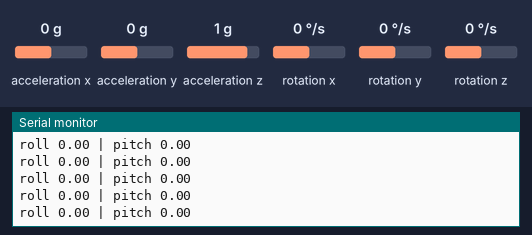
The sketch below on a simulated Arduino Uno, built with avr-gcc and run on an emulated ATmega328P. On the bench: the last lines printed to the serial monitor. Wiring (inferred from the names in the program): MPU-6050 motion sensor at I2C address 0x68. The inputs (shaded band) are chosen by the test bench; at power-on: acceleration x 0 g, acceleration y 0 g, acceleration z 1 g, rotation x 0 °/s, rotation y 0 °/s, rotation z 0 °/s.

Above: at 1.6 s.
1.7 s: acceleration x set to 0.8 g
At 2.5 s:
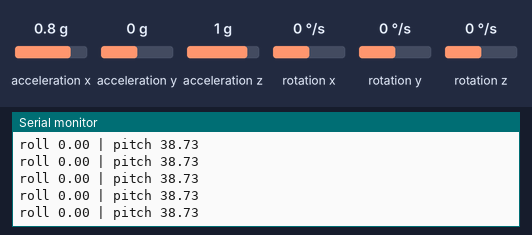
4.7 s: acceleration y set to -1.4 g
At 5.4 s:
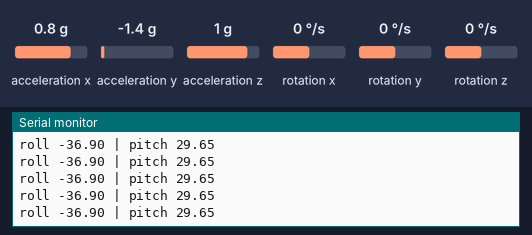
7.7 s: acceleration y set to 0.8 g
At 8.5 s:
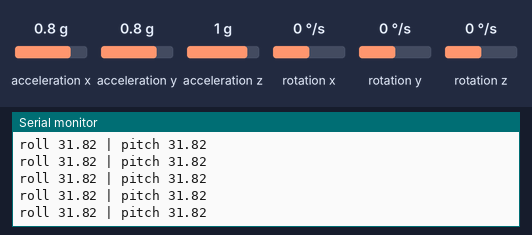
10.7 s: acceleration y set to -0.8 g
At 11.3 s:
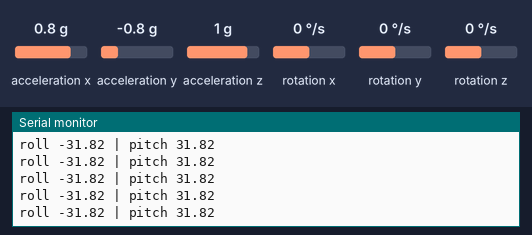
13.7 s: acceleration x set to -1.4 g
At 14.8 s:
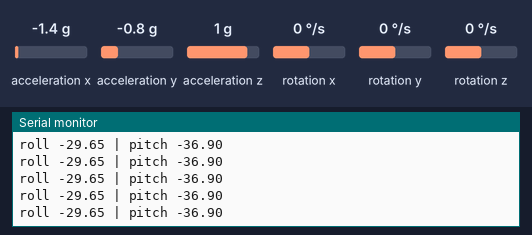
Timing chart, 0 to 16.7 s (numbered marks = the images above; inputs shaded):
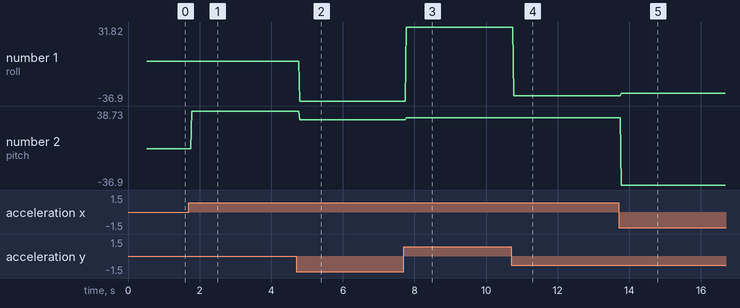

Measured:
- after the input at 1.7 s, the serial monitor: prints a new line after 0.08 s (image 1)
- after the input at 4.7 s, the serial monitor: prints a new line after 0.09 s (image 2)
- after the input at 7.7 s, the serial monitor: prints a new line after 0.07 s (image 3)
- after the input at 10.7 s, the serial monitor: prints a new line after 0.07 s (image 4)
- after the input at 13.7 s, the serial monitor: prints a new line after 0.07 s (image 5)
- plotted number 1: 0 → -36.9 after the input at 4.7 s, -36.9 → 31.82 after the input at 7.7 s, 31.82 → -31.82 after the input at 10.7 s, -31.82 → -29.65 after the input at 13.7 s
- plotted number 2: 0 → 38.73 after the input at 1.7 s, 38.73 → 29.65 after the input at 4.7 s, 29.65 → 31.82 after the input at 7.7 s, 31.82 → -36 after the input at 13.7 s

The sketch:

Angles_using_accelerometer_and_gyro_data_MPU6050.ino
```cpp
#include <Wire.h>
#include<math.h>
const int mpu = 0x68; // MPU6050 I2C address
float AccX, AccY, AccZ;
float angleX,angleY;
int c=200;
float angleErrorX=0,angleErrorY=0;
float roll,pitch,yaw;
float rollError=0,pitchError=0,yawError=0;


void setup()
{
  Serial.begin(9600);
  //Starting mpu6050 in power mode
  Wire.beginTransmission(mpu);
  Wire.write(0x6B);
  Wire.write(0x00);  //All bits in this register has to be set to zero for the device to start and continue in power mode
  Wire.endTransmission();
  delay(20);
  readMPUError();

}

void loop()
{
  readMPUData();
  angleX-=angleErrorX;
  angleY-=angleErrorY;

    roll-=rollError;
    pitch-=pitchError;
    yaw-=yawError;
 //Appliying Compelimentey filters on Angles
 roll=0.98*angleX + 0.02*roll;
 pitch=0.98*angleY + 0.02*pitch;

  Serial.print("roll ");
  Serial.print(roll);
  Serial.print(" | ");
  Serial.print("pitch ");
  Serial.println(pitch);
//  Serial.print(" | ");
//  Serial.print("yaw ");
//  Serial.println(yaw);


//  delay(100);
}

void readMPUData(void)
{
  //Activitating Low pass filter
  Wire.beginTransmission(mpu);
  Wire.write(0x1A);
  Wire.write(0x04);
  Wire.endTransmission();

  //Reading Accelerometer Data
  // Configure Accelerometer Sensitivity - Full Scale Range (default +/- 2g)
  Wire.beginTransmission(mpu);
  Wire.write(0x1C);                  //Talk to the ACCEL_CONFIG register (1C hex)
  Wire.write(0x10);                  //Set the register bits as 00010000 (+/- 8g full scale range)
  Wire.endTransmission(true);
  //Accessing registers to store accelerometer data
  Wire.beginTransmission(mpu);
  Wire.write(0x3B);
  Wire.endTransmission();
  //Requesting 6 bytes from mpu6050 to pull accelerometer measurement information
  Wire.requestFrom(mpu, 6, true); // Read 6 registers total, each axis value is stored in 2 registers
  //For a range of +-2g, we need to divide the raw values by 16384, according to the datasheet
  AccX = (Wire.read() << 8 | Wire.read()) / 4096.0; // X-axis value
  AccY = (Wire.read() << 8 | Wire.read()) / 4096.0; // Y-axis value
  AccZ = (Wire.read() << 8 | Wire.read()) / 4096.0; // Z-axis value
  // making acceleration in x-axis or y-axis or z-axis equal to 0 expect on which axis acceleration exprienced is equal to 1
  AccX=AccX/0.97;
  AccY=AccY/0.97;
  AccZ=AccZ/0.97;
  //Limitting acceleration value from -1 to 1 in all axies
  if(AccX>1)
  {
    AccX=1;
  }
   if(AccX<-1)
  {
    AccX=-1;
  }
  //////////////////////////////
   if(AccY>1)
  {
    AccY=1;
  }
   if(AccY<-1)
  {
    AccY=-1;
  }
  ////////////////////////////////
   if(AccZ>1)
  {
    AccZ=1;
  }
   if(AccZ<-1)
  {
    AccZ=-1;
  }

 //Calculating angles using Accelerometer data in all 3-axies and converting radian into angle by multiplying with 57.2958
 angleX=(atan(AccY/sqrt(pow((AccX),2)+pow((AccZ),2))))*57.2958;
 angleY=(atan(AccX/sqrt(pow((AccY),2)+pow((AccZ),2))))*57.2958;

 //Reading Gyro data
 //Setting the sensitivity scale factor for gyrometer
  Wire.beginTransmission(mpu);
  Wire.write(0x1B);
  Wire.write(0x8);
  Wire.endTransmission();
  //Accessing registers to store gyro measurement
  Wire.beginTransmission(mpu);
  Wire.write(0x43);
  Wire.endTransmission();
  //Requesting 6 bytes from mpu6050 to pull Gyro measurement information
  Wire.requestFrom(mpu,6);
  roll=Wire.read()<<8 | Wire.read();
  pitch=Wire.read()<<8 | Wire.read();
  yaw=Wire.read()<<8 | Wire.read();
  //Gyro measurement are in LSB so to converting it into degree/sec
  roll=roll/65.5;
  pitch=pitch/65.5;
  yaw=yaw/65.5;
}

void readMPUError(void)
{
  Serial.println("Dont't move MPU6050 callibration Accelerometer and Gyro data");
  for(int i=0;i<c;i++)
  {
    readMPUData();
    angleErrorX+=angleX;
    angleErrorY+=angleY;

    rollError+=roll;
    pitchError+=pitch;
    yawError+=yaw;
    delay(1);
  }

  angleErrorX=angleErrorX/c;
  angleErrorY=angleErrorY/c;

  rollError/=c;
  pitchError/=c;
  yawError/=c;
  Serial.println("Done callibrationg Accelerometer and Gyro data");
}
```
